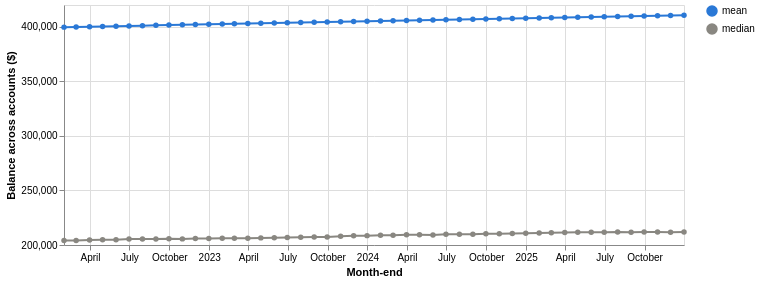

Notebook code cell kept with this figure:
### Code cell
monthly = (df.groupby("balance_date")["balance"].agg(mean="mean", median="median").reset_index()
           .melt("balance_date", var_name="statistic", value_name="balance"))
alt.Chart(monthly).mark_line(point=True).encode(
    x=alt.X("balance_date:T", title="Month-end"),
    y=alt.Y("balance:Q", title="Balance across accounts ($)", scale=alt.Scale(zero=False)),
    color=alt.Color("statistic:N", title=None, scale=alt.Scale(range=["#2a78d6", "#898781"])),
    tooltip=["balance_date:T", "statistic", alt.Tooltip("balance:Q", format=".0f")],
).properties(width=620, height=240)

### Figure 1 — Vega-Lite specification as saved in the notebook (floating-point values rounded to 4 significant figures)
{"config": {"view": {"continuousWidth": 300, "continuousHeight": 300}}, "data": {"name": "data-67e0b1198ea99e7bc4fccf79c4099c38"}, "mark": {"type": "line", "point": true}, "encoding": {"color": {"field": "statistic", "scale": {"range": ["#2a78d6", "#898781"]}, "title": null, "type": "nominal"}, "tooltip": [{"field": "balance_date", "type": "temporal"}, {"field": "statistic", "type": "nominal"}, {"field": "balance", "format": ".0f", "type": "quantitative"}], "x": {"field": "balance_date", "title": "Month-end", "type": "temporal"}, "y": {"field": "balance", "scale": {"zero": false}, "title": "Balance across accounts ($)", "type": "quantitative"}}, "height": 240, "width": 620, "$schema": "https://vega.github.io/schema/vega-lite/v5.20.1.json", "datasets": {"data-67e0b1198ea99e7bc4fccf79c4099c38": [{"balance_date": "2022-01-31T00:00:00", "statistic": "mean", "balance": 399700.0}, {"balance_date": "2022-02-28T00:00:00", "statistic": "mean", "balance": 399900.0}, {"balance_date": "2022-03-31T00:00:00", "statistic": "mean", "balance": 400100.0}, {"balance_date": "2022-04-30T00:00:00", "statistic": "mean", "balance": 400300.0}, {"balance_date": "2022-05-31T00:00:00", "statistic": "mean", "balance": 400600.0}, {"balance_date": "2022-06-30T00:00:00", "statistic": "mean", "balance": 400800.0}, {"balance_date": "2022-07-31T00:00:00", "statistic": "mean", "balance": 401100.0}, {"balance_date": "2022-08-31T00:00:00", "statistic": "mean", "balance": 401400.0}, {"balance_date": "2022-09-30T00:00:00", "statistic": "mean", "balance": 401600.0}, {"balance_date": "2022-10-31T00:00:00", "statistic": "mean", "balance": 401900.0}, {"balance_date": "2022-11-30T00:00:00", "statistic": "mean", "balance": 402100.0}, {"balance_date": "2022-12-31T00:00:00", "statistic": "mean", "balance": 402400.0}, {"balance_date": "2023-01-31T00:00:00", "statistic": "mean", "balance": 402700.0}, {"balance_date": "2023-02-28T00:00:00", "statistic": "mean", "balance": 402800.0}, {"balance_date": "2023-03-31T00:00:00", "statistic": "mean", "balance": 403100.0}, {"balance_date": "2023-04-30T00:00:00", "statistic": "mean", "balance": 403300.0}, {"balance_date": "2023-05-31T00:00:00", "statistic": "mean", "balance": 403500.0}, {"balance_date": "2023-06-30T00:00:00", "statistic": "mean", "balance": 403800.0}, {"balance_date": "2023-07-31T00:00:00", "statistic": "mean", "balance": 404000.0}, {"balance_date": "2023-08-31T00:00:00", "statistic": "mean", "balance": 404300.0}, {"balance_date": "2023-09-30T00:00:00", "statistic": "mean", "balance": 404500.0}, {"balance_date": "2023-10-31T00:00:00", "statistic": "mean", "balance": 404700.0}, {"balance_date": "2023-11-30T00:00:00", "statistic": "mean", "balance": 404900.0}, {"balance_date": "2023-12-31T00:00:00", "statistic": "mean", "balance": 405200.0}, {"balance_date": "2024-01-31T00:00:00", "statistic": "mean", "balance": 405400.0}, {"balance_date": "2024-02-29T00:00:00", "statistic": "mean", "balance": 405600.0}, {"balance_date": "2024-03-31T00:00:00", "statistic": "mean", "balance": 405800.0}, {"balance_date": "2024-04-30T00:00:00", "statistic": "mean", "balance": 406000.0}, {"balance_date": "2024-05-31T00:00:00", "statistic": "mean", "balance": 406200.0}, {"balance_date": "2024-06-30T00:00:00", "statistic": "mean", "balance": 406400.0}, {"balance_date": "2024-07-31T00:00:00", "statistic": "mean", "balance": 406700.0}, {"balance_date": "2024-08-31T00:00:00", "statistic": "mean", "balance": 406900.0}, {"balance_date": "2024-09-30T00:00:00", "statistic": "mean", "balance": 407100.0}, {"balance_date": "2024-10-31T00:00:00", "statistic": "mean", "balance": 407400.0}, {"balance_date": "2024-11-30T00:00:00", "statistic": "mean", "balance": 407600.0}, {"balance_date": "2024-12-31T00:00:00", "statistic": "mean", "balance": 407800.0}, {"balance_date": "2025-01-31T00:00:00", "statistic": "mean", "balance": 408000.0}, {"balance_date": "2025-02-28T00:00:00", "statistic": "mean", "balance": 408300.0}, {"balance_date": "2025-03-31T00:00:00", "statistic": "mean", "balance": 408500.0}, {"balance_date": "2025-04-30T00:00:00", "statistic": "mean", "balance": 408700.0}, {"balance_date": "2025-05-31T00:00:00", "statistic": "mean", "balance": 409000.0}, {"balance_date": "2025-06-30T00:00:00", "statistic": "mean", "balance": 409300.0}, {"balance_date": "2025-07-31T00:00:00", "statistic": "mean", "balance": 409500.0}, {"balance_date": "2025-08-31T00:00:00", "statistic": "mean", "balance": 409700.0}, {"balance_date": "2025-09-30T00:00:00", "statistic": "mean", "balance": 409900.0}, {"balance_date": "2025-10-31T00:00:00", "statistic": "mean", "balance": 410200.0}, {"balance_date": "2025-11-30T00:00:00", "statistic": "mean", "balance": 410400.0}, {"balance_date": "2025-12-31T00:00:00", "statistic": "mean", "balance": 410700.0}, {"balance_date": "2022-01-31T00:00:00", "statistic": "median", "balance": 204100.0}, {"balance_date": "2022-02-28T00:00:00", "statistic": "median", "balance": 204000.0}, {"balance_date": "2022-03-31T00:00:00", "statistic": "median", "balance": 204600.0}, {"balance_date": "2022-04-30T00:00:00", "statistic": "median", "balance": 204800.0}, {"balance_date": "2022-05-31T00:00:00", "statistic": "median", "balance": 204700.0}, {"balance_date": "2022-06-30T00:00:00", "statistic": "median", "balance": 205500.0}, {"balance_date": "2022-07-31T00:00:00", "statistic": "median", "balance": 205600.0}, {"balance_date": "2022-08-31T00:00:00", "statistic": "median", "balance": 205500.0}, {"balance_date": "2022-09-30T00:00:00", "statistic": "median", "balance": 205700.0}, {"balance_date": "2022-10-31T00:00:00", "statistic": "median", "balance": 205600.0}, {"balance_date": "2022-11-30T00:00:00", "statistic": "median", "balance": 206000.0}, {"balance_date": "2022-12-31T00:00:00", "statistic": "median", "balance": 205900.0}, {"balance_date": "2023-01-31T00:00:00", "statistic": "median", "balance": 206100.0}, {"balance_date": "2023-02-28T00:00:00", "statistic": "median", "balance": 206200.0}, {"balance_date": "2023-03-31T00:00:00", "statistic": "median", "balance": 206300.0}, {"balance_date": "2023-04-30T00:00:00", "statistic": "median", "balance": 206500.0}, {"balance_date": "2023-05-31T00:00:00", "statistic": "median", "balance": 206600.0}, {"balance_date": "2023-06-30T00:00:00", "statistic": "median", "balance": 206900.0}, {"balance_date": "2023-07-31T00:00:00", "statistic": "median", "balance": 207100.0}, {"balance_date": "2023-08-31T00:00:00", "statistic": "median", "balance": 207400.0}, {"balance_date": "2023-09-30T00:00:00", "statistic": "median", "balance": 207400.0}, {"balance_date": "2023-10-31T00:00:00", "statistic": "median", "balance": 207900.0}, {"balance_date": "2023-11-30T00:00:00", "statistic": "median", "balance": 208400.0}, {"balance_date": "2023-12-31T00:00:00", "statistic": "median", "balance": 208600.0}, {"balance_date": "2024-01-31T00:00:00", "statistic": "median", "balance": 209000.0}, {"balance_date": "2024-02-29T00:00:00", "statistic": "median", "balance": 208900.0}, {"balance_date": "2024-03-31T00:00:00", "statistic": "median", "balance": 209400.0}, {"balance_date": "2024-04-30T00:00:00", "statistic": "median", "balance": 209300.0}, {"balance_date": "2024-05-31T00:00:00", "statistic": "median", "balance": 209200.0}, {"balance_date": "2024-06-30T00:00:00", "statistic": "median", "balance": 209800.0}, {"balance_date": "2024-07-31T00:00:00", "statistic": "median", "balance": 209800.0}, {"balance_date": "2024-08-31T00:00:00", "statistic": "median", "balance": 209900.0}, {"balance_date": "2024-09-30T00:00:00", "statistic": "median", "balance": 210300.0}, {"balance_date": "2024-10-31T00:00:00", "statistic": "median", "balance": 210300.0}, {"balance_date": "2024-11-30T00:00:00", "statistic": "median", "balance": 210500.0}, {"balance_date": "2024-12-31T00:00:00", "statistic": "median", "balance": 210700.0}, {"balance_date": "2025-01-31T00:00:00", "statistic": "median", "balance": 210900.0}, {"balance_date": "2025-02-28T00:00:00", "statistic": "median", "balance": 211200.0}, {"balance_date": "2025-03-31T00:00:00", "statistic": "median", "balance": 211500.0}, {"balance_date": "2025-04-30T00:00:00", "statistic": "median", "balance": 211800.0}, {"balance_date": "2025-05-31T00:00:00", "statistic": "median", "balance": 211800.0}, {"balance_date": "2025-06-30T00:00:00", "statistic": "median", "balance": 211700.0}, {"balance_date": "2025-07-31T00:00:00", "statistic": "median", "balance": 212000.0}, {"balance_date": "2025-08-31T00:00:00", "statistic": "median", "balance": 211800.0}, {"balance_date": "2025-09-30T00:00:00", "statistic": "median", "balance": 212000.0}, {"balance_date": "2025-10-31T00:00:00", "statistic": "median", "balance": 212000.0}, {"balance_date": "2025-11-30T00:00:00", "statistic": "median", "balance": 211700.0}, {"balance_date": "2025-12-31T00:00:00", "statistic": "median", "balance": 211900.0}]}}
